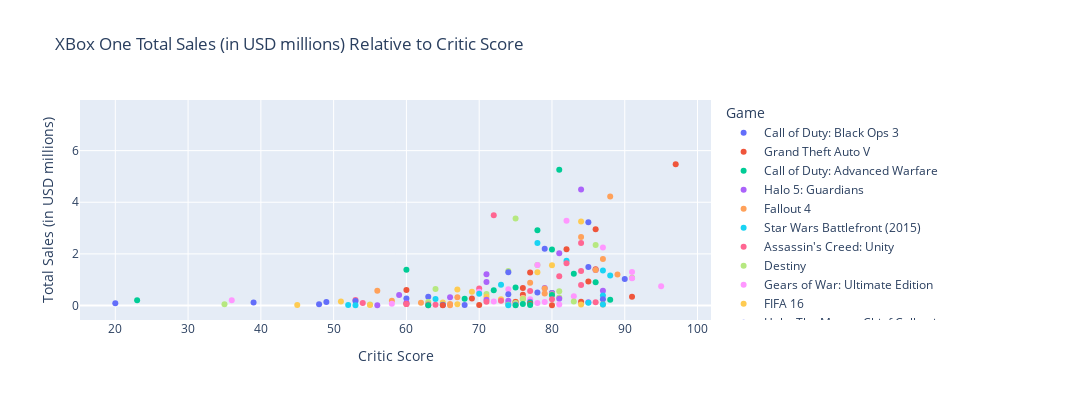

The notebook cell this image was saved under:
### Markdown cell above
Keeping your conclusions in mind, compare the sales of the same games on other platforms.

### Code cell
xone_data = ice_data[ice_data['platform']=='XOne']
rating_sale_comparison(xone_data, 'XBox One Total Sales (in USD millions) Relative to Critic Score', 'XBox One Total Sales (in USD millions) Relative to User Score', 'Critic Score', 'User Score', 'Total Sales (in USD millions)', 'Game')

xone_critic_sale_corr = xone_data['critic_score'].corr(xone_data['total_sales'])
xone_user_sale_corr = xone_data['user_score'].corr(xone_data['total_sales'])

threeds_data = ice_data[ice_data['platform']=='3DS']
rating_sale_comparison(threeds_data, '3DS Total Sales (in USD millions) Relative to Critic Score', '3DS Total Sales (in USD millions) Relative to User Score', 'Critic Score', 'User Score', 'Total Sales (in USD millions)', 'Game')

threeds_critic_sale_corr = threeds_data['critic_score'].corr(threeds_data['total_sales'])
threeds_user_sale_corr = threeds_data['user_score'].corr(threeds_data['total_sales'])

print('XBox One Critic Score Correlation: ' + str(xone_critic_sale_corr))
print('XBox One User Score Correlation: ' + str(xone_user_sale_corr))
print('3DS Critic Score Correlation: ' + str(threeds_critic_sale_corr))
print('3DS User Score Correlation: ' + str(threeds_user_sale_corr))
